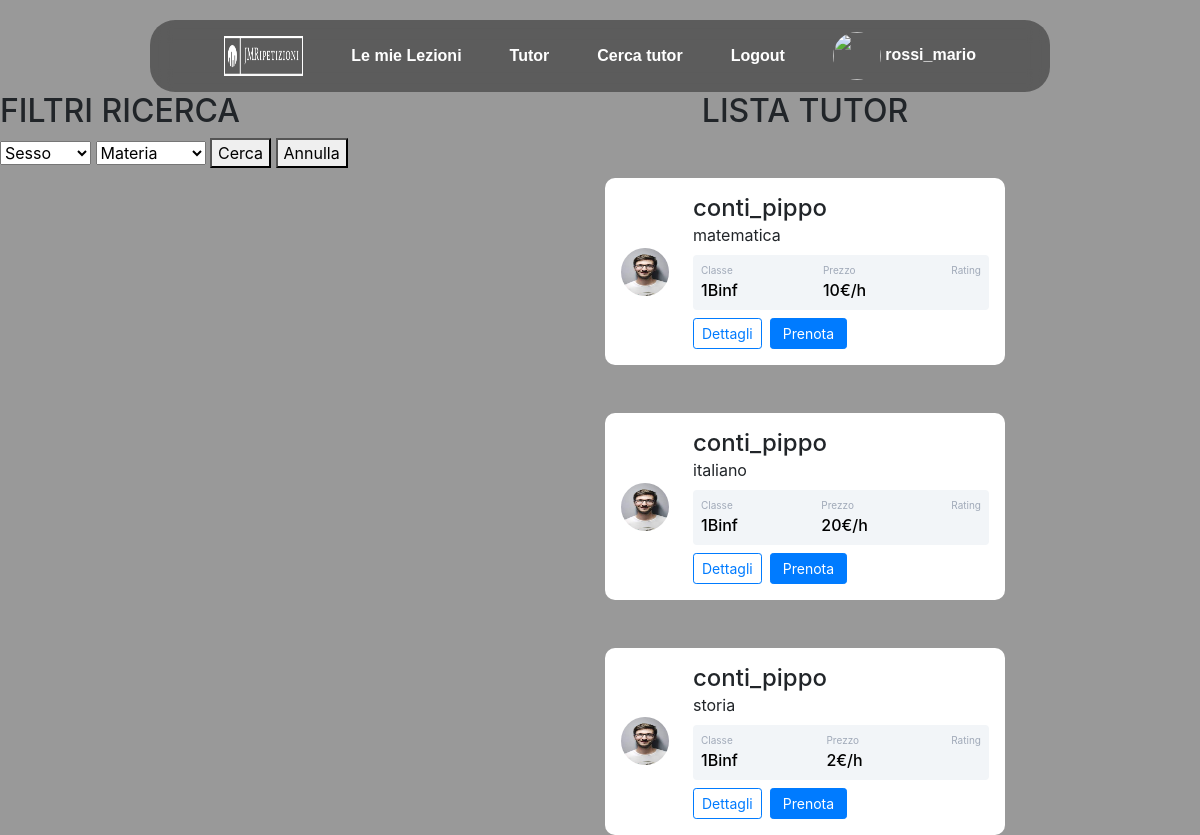
/Ricerca/ricerca.php (signed in), run on the app's committed database.
### tables this page shows
CREATE TABLE `tutor` (
  `id_utente` int(11) NOT NULL,
  `valutazione` int(11) DEFAULT NULL,
  `numero_recensioni` int(11) DEFAULT NULL,
  `link_meet` varchar(1000) NOT NULL
);

CREATE TABLE `utente` (
  `id` int(11) NOT NULL,
  `nome_utente` varchar(50) NOT NULL,
  `email` varchar(50) NOT NULL,
  `password` varchar(50) NOT NULL,
  `immagine_profilo` varchar(1000) NOT NULL DEFAULT 'https://png.pngtree.com/png-vector/20190223/ourlarge/pngtree-profile-line-black-icon-png-image_691065.jpg',
  `anno` int(11) NOT NULL,
  `sezione` char(1) NOT NULL,
  `indirizzo` varchar(3) NOT NULL,
  `nome` varchar(50) NOT NULL,
  `cognome` varchar(50) NOT NULL,
  `numTelefono` varchar(15) DEFAULT NULL,
  `sesso` char(1) NOT NULL
);

CREATE TABLE `materie` (
  `id` int(11) NOT NULL,
  `materia` varchar(50) NOT NULL
);

CREATE TABLE `materiatutor` (
  `id_ripetizione` int(4) NOT NULL,
  `idtutor` int(11) NOT NULL,
  `idmaterie` int(11) NOT NULL,
  `descrizione` varchar(250) DEFAULT NULL,
  `prezzi_ora` int(2) NOT NULL
);

### Ricerca/ricerca.php (the view, shortened to what this page needs)
<!DOCTYPE html>
<html lang="en">
<head>
    <link href="https://cdn.jsdelivr.net/npm/bootstrap@5.0.0-alpha1/dist/css/bootstrap.min.css" rel="stylesheet">
    <link href="//maxcdn.bootstrapcdn.com/bootstrap/4.1.1/css/bootstrap.min.css" rel="stylesheet" id="bootstrap-css">
    <link rel="stylesheet" href="../Stylesheets/style.css">
    <link rel="stylesheet" href="ricercastyle.css">
</head>
<body>
    <?php
        include_once '../header/navbar.php';
    ?>
    <div class="row">
        <div class="col-md-4">
            <div class="main-block">
                <div class="left-part">
                    <form action="<?php echo htmlspecialchars($_SERVER["PHP_SELF"]); ?>" method="post">
                        <div class="title">
                            <h2>FILTRI RICERCA</h2>
                        </div>
                        <div class="info">
                            <select name="sesso" id="" required>
                                <option disabled selected value>Sesso</option>
                            </select>
                            <select name="materia"
                                onchange="document.getElementById('selected_id').value=this.options[this.selectedIndex].text" required>
                                <option disabled selected value>Materia</option>
                            </select>
                            <button type="submit" href="/">Cerca</button>
                            <button type="reset" href="register.php">Annulla</button>
                        </div>
                    </form>
                </div>
            </div>
        </div>
        <div class="col-md-8" align-content="center">
            <center>
                <h2>LISTA TUTOR</h2>
            </center>
            <?php
                    require_once '../Database/config.php';
                    $sql="SELECT * FROM tutor INNER JOIN utente ON tutor.id_utente=utente.id INNER JOIN materiatutor ON tutor.id_utente=materiatutor.idtutor INNER JOIN materie ON materiatutor.idmaterie=materie.id ";
                    if($stmt = mysqli_prepare($link,$sql)){
                        if(mysqli_stmt_execute($stmt)){
                            $result = mysqli_stmt_get_result($stmt);
                            if(mysqli_num_rows($result)>0){
                                    while ($row = mysqli_fetch_array($result)) {
                                        if($row['id_utente']!=$_SESSION['id']){
                                            echo "<div class='container mt-5 d-flex justify-content-center'>";
                                            echo "<div class='card p-3'>";
                                            echo "<div class='d-flex align-items-center'>";
                                            echo "<div class='image'>";
                                            echo "<img src='".$row['immagine_profilo']."' class='profile'>";
                                            echo "</div>";
                                            echo "<div class='ml-4 w-100'>";
                                            echo "<h4 class='mb-0 mt-0'>".$row['nome_utente']."</h4>";
                                            echo "<span>".$row['materia']."</span>";
                                            echo "<div class='p-2 mt-2 bg-primary d-flex justify-content-between rounded text-white stats'>";
                                            echo "<div class='d-flex flex-column'>";
                                            echo "<span class='articles'>Classe</span>";
                                            echo "<span class='number1'>".$row['anno'].$row['sezione'].$row['indirizzo']."</span>";
                                            echo "</div>";
                                            echo "<div class='d-flex flex-column'>";
                                            echo "<span class='followers'>Prezzo</span>";
                                            echo "<span class='number2'>".$row['prezzi_ora']."€/h</span>";
                                            echo "</div>";
                                            echo "<div class='d-flex flex-column'>";
                                            echo "<span class='rating'>Rating</span>";
                                            echo "</div>";
                                            echo "</div>";
                                            echo "<div class='button mt-2 d-flex flex-row align-items-center'>";
                                            echo "<a href='visualizza.php?id=".$row['id_utente']."&materia=".$row['materia']."'><button class='btn btn-sm btn-outline-primary w-100'>Dettagli</button></a>";
                                            echo "<a href='prenota.php?id_ripetizione=".$row['id_ripetizione']."&id_alunno=".$_SESSION['id']."'><button class='btn btn-sm btn-primary w-100 ml-2'>Prenota</button></a>";
                                            echo "</div>";
                                            echo "</div>";
                                            echo "</div>";
                                            echo "</div>";
                                            echo "</div>";
                                        }
                                    }
                            }else{
                                echo "nessun risultato trovato";
                            }
                        }else{
                            echo "something went wrong";
                        }
                    }else{
                        echo "could not execute statement";
                    }
            ?>
        </div>
    </div>
</body>
</html>

### Stylesheets/style.css (style rules this page uses)
body { height: 100vh; margin: 0; background-color: rgba(0, 0, 0, 0.4); background-repeat: no-repeat; background-attachment: fixed; background-position: center; display: flex; flex-flow:column; justify-content: flex-start; }
a { color: white; text-decoration: none; font-weight: bold; }
.profile { vertical-align: middle; width: 3em; height: 3em; border-radius: 50%; }

### Ricerca/ricercastyle.css (style rules this page uses)
.card { width: 400px; border: none; border-radius: 10px; background-color: #fff; }
.stats { background: #f2f5f8 !important; color: #000 !important; }
.articles { font-size: 10px; color: #a1aab9; }
.number1 { font-weight: 500; }
.followers { font-size: 10px; color: #a1aab9; }
.number2 { font-weight: 500; }
.rating { font-size: 10px; color: #a1aab9; }

### data on the page
tutor: id_utente.immagine_profilo (picture), id_utente.nome_utente "conti_pippo", materie.materia "matematica", id_utente.anno "1", id_utente.sezione "B", id_utente.indirizzo "inf", materiatutor.prezzi_ora "10", materie.materia "italiano", materiatutor.prezzi_ora "20", materie.materia "storia", materiatutor.prezzi_ora "2"

### other printed values
$_SESSION['uname'] "rossi_mario"
